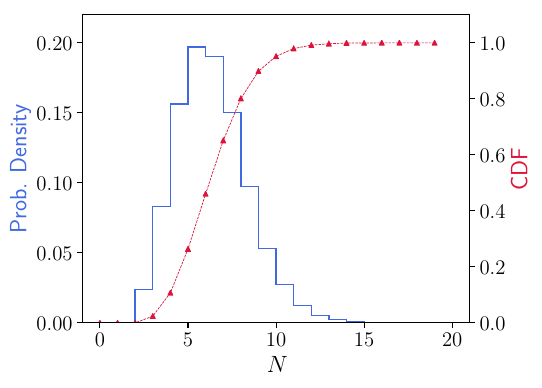

Write Python code to recreate this figure.
import numpy as np
import matplotlib.pyplot as plt

plt.close("all")

from matplotlib import rc
rc('text', usetex=True)


data = np.loadtxt("N.dat")


cumu = np.zeros(20)

h1,e1 = np.histogram(data,bins=20,range=[0,20],normed=True)

for i in range(len(h1)):
    cumu[i] = 0
    for j in range(i):
        cumu[i] += h1[j]

x = np.array([i for i in range(20)])

fig,ax1 = plt.subplots(figsize=(5,4))

ax1.hist(data,bins=20,range=[0,20],color="royalblue",histtype="step",normed=True)

ax2 = ax1.twinx()
ax2.plot(x,cumu,ls="--",marker="^",color="crimson",ms=3,lw=0.5)
ax1.tick_params(axis='both', which='major', labelsize=15)
ax1.tick_params(axis='both', which='minor', labelsize=10) 
ax2.tick_params(axis='both', which='major', labelsize=15)
ax2.tick_params(axis='both', which='minor', labelsize=10) 

ax1.set_xlabel("$N$",fontsize=17)
ax1.set_ylabel("Prob. Density",fontsize = 17,color="royalblue")
ax1.set_ylim([0,0.22])
ax2.set_ylim([0,1.1])
ax2.set_ylabel("CDF",fontsize=17,color="crimson")
plt.savefig("plotN.pdf",bbox_inches="tight")
